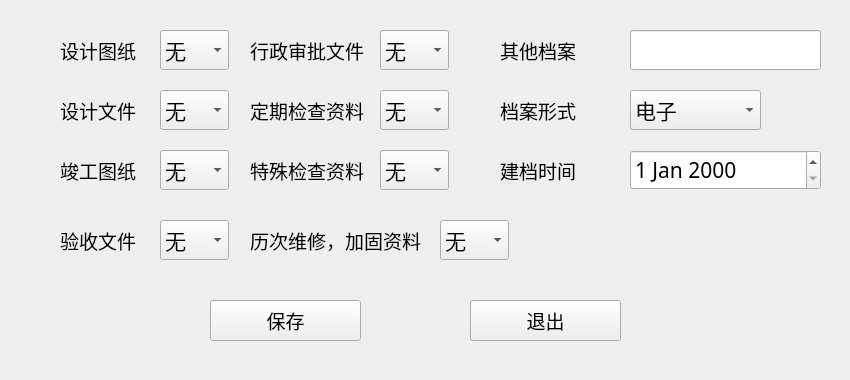
<?xml version="1.0" encoding="UTF-8"?>
<ui version="4.0">
 <class>BRDWidgetClass</class>
 <widget class="QWidget" name="BRDWidgetClass">
  <property name="geometry">
   <rect>
    <x>0</x>
    <y>0</y>
    <width>850</width>
    <height>380</height>
   </rect>
  </property>
  <property name="windowTitle">
   <string>BRDWidget</string>
  </property>
  <widget class="QLabel" name="label">
   <property name="geometry">
    <rect>
     <x>60</x>
     <y>30</y>
     <width>81</width>
     <height>41</height>
    </rect>
   </property>
   <property name="font">
    <font>
     <family>等线</family>
     <pointsize>14</pointsize>
    </font>
   </property>
   <property name="text">
    <string>设计图纸</string>
   </property>
  </widget>
  <widget class="QComboBox" name="designDrawingsOption">
   <property name="geometry">
    <rect>
     <x>160</x>
     <y>30</y>
     <width>69</width>
     <height>40</height>
    </rect>
   </property>
   <property name="font">
    <font>
     <family>等线</family>
     <pointsize>16</pointsize>
    </font>
   </property>
   <item>
    <property name="text">
     <string>无</string>
    </property>
   </item>
   <item>
    <property name="text">
     <string>不全</string>
    </property>
   </item>
   <item>
    <property name="text">
     <string>全</string>
    </property>
   </item>
  </widget>
  <widget class="QLabel" name="label_2">
   <property name="geometry">
    <rect>
     <x>60</x>
     <y>90</y>
     <width>81</width>
     <height>41</height>
    </rect>
   </property>
   <property name="font">
    <font>
     <family>等线</family>
     <pointsize>14</pointsize>
    </font>
   </property>
   <property name="text">
    <string>设计文件</string>
   </property>
  </widget>
  <widget class="QComboBox" name="designDocOption">
   <property name="geometry">
    <rect>
     <x>160</x>
     <y>90</y>
     <width>69</width>
     <height>40</height>
    </rect>
   </property>
   <property name="font">
    <font>
     <family>等线</family>
     <pointsize>16</pointsize>
    </font>
   </property>
   <item>
    <property name="text">
     <string>无</string>
    </property>
   </item>
   <item>
    <property name="text">
     <string>不全</string>
    </property>
   </item>
   <item>
    <property name="text">
     <string>全</string>
    </property>
   </item>
  </widget>
  <widget class="QLabel" name="label_3">
   <property name="geometry">
    <rect>
     <x>60</x>
     <y>150</y>
     <width>81</width>
     <height>41</height>
    </rect>
   </property>
   <property name="font">
    <font>
     <family>等线</family>
     <pointsize>14</pointsize>
    </font>
   </property>
   <property name="text">
    <string>竣工图纸</string>
   </property>
  </widget>
  <widget class="QComboBox" name="recordDrawingsOption">
   <property name="geometry">
    <rect>
     <x>160</x>
     <y>150</y>
     <width>69</width>
     <height>40</height>
    </rect>
   </property>
   <property name="font">
    <font>
     <family>等线</family>
     <pointsize>16</pointsize>
    </font>
   </property>
   <item>
    <property name="text">
     <string>无</string>
    </property>
   </item>
   <item>
    <property name="text">
     <string>不全</string>
    </property>
   </item>
   <item>
    <property name="text">
     <string>全</string>
    </property>
   </item>
  </widget>
  <widget class="QLabel" name="label_4">
   <property name="geometry">
    <rect>
     <x>60</x>
     <y>220</y>
     <width>81</width>
     <height>41</height>
    </rect>
   </property>
   <property name="font">
    <font>
     <family>等线</family>
     <pointsize>14</pointsize>
    </font>
   </property>
   <property name="text">
    <string>验收文件</string>
   </property>
  </widget>
  <widget class="QComboBox" name="acceptanceDocOption">
   <property name="geometry">
    <rect>
     <x>160</x>
     <y>220</y>
     <width>69</width>
     <height>40</height>
    </rect>
   </property>
   <property name="font">
    <font>
     <family>等线</family>
     <pointsize>16</pointsize>
    </font>
   </property>
   <item>
    <property name="text">
     <string>无</string>
    </property>
   </item>
   <item>
    <property name="text">
     <string>不全</string>
    </property>
   </item>
   <item>
    <property name="text">
     <string>全</string>
    </property>
   </item>
  </widget>
  <widget class="QLabel" name="label_5">
   <property name="geometry">
    <rect>
     <x>250</x>
     <y>30</y>
     <width>121</width>
     <height>41</height>
    </rect>
   </property>
   <property name="font">
    <font>
     <family>等线</family>
     <pointsize>14</pointsize>
    </font>
   </property>
   <property name="text">
    <string>行政审批文件</string>
   </property>
  </widget>
  <widget class="QComboBox" name="ADDocOption">
   <property name="geometry">
    <rect>
     <x>380</x>
     <y>30</y>
     <width>69</width>
     <height>40</height>
    </rect>
   </property>
   <property name="font">
    <font>
     <family>等线</family>
     <pointsize>16</pointsize>
    </font>
   </property>
   <item>
    <property name="text">
     <string>无</string>
    </property>
   </item>
   <item>
    <property name="text">
     <string>不全</string>
    </property>
   </item>
   <item>
    <property name="text">
     <string>全</string>
    </property>
   </item>
  </widget>
  <widget class="QLabel" name="label_6">
   <property name="geometry">
    <rect>
     <x>250</x>
     <y>90</y>
     <width>121</width>
     <height>41</height>
    </rect>
   </property>
   <property name="font">
    <font>
     <family>等线</family>
     <pointsize>14</pointsize>
    </font>
   </property>
   <property name="text">
    <string>定期检查资料</string>
   </property>
  </widget>
  <widget class="QComboBox" name="PMSOption">
   <property name="geometry">
    <rect>
     <x>380</x>
     <y>90</y>
     <width>69</width>
     <height>40</height>
    </rect>
   </property>
   <property name="font">
    <font>
     <family>等线</family>
     <pointsize>16</pointsize>
    </font>
   </property>
   <item>
    <property name="text">
     <string>无</string>
    </property>
   </item>
   <item>
    <property name="text">
     <string>不全</string>
    </property>
   </item>
   <item>
    <property name="text">
     <string>全</string>
    </property>
   </item>
  </widget>
  <widget class="QLabel" name="label_7">
   <property name="geometry">
    <rect>
     <x>250</x>
     <y>150</y>
     <width>121</width>
     <height>41</height>
    </rect>
   </property>
   <property name="font">
    <font>
     <family>等线</family>
     <pointsize>14</pointsize>
    </font>
   </property>
   <property name="text">
    <string>特殊检查资料</string>
   </property>
  </widget>
  <widget class="QComboBox" name="SISOption">
   <property name="geometry">
    <rect>
     <x>380</x>
     <y>150</y>
     <width>69</width>
     <height>40</height>
    </rect>
   </property>
   <property name="font">
    <font>
     <family>等线</family>
     <pointsize>16</pointsize>
    </font>
   </property>
   <item>
    <property name="text">
     <string>无</string>
    </property>
   </item>
   <item>
    <property name="text">
     <string>不全</string>
    </property>
   </item>
   <item>
    <property name="text">
     <string>全</string>
    </property>
   </item>
  </widget>
  <widget class="QLabel" name="label_8">
   <property name="geometry">
    <rect>
     <x>250</x>
     <y>220</y>
     <width>181</width>
     <height>41</height>
    </rect>
   </property>
   <property name="font">
    <font>
     <family>等线</family>
     <pointsize>14</pointsize>
    </font>
   </property>
   <property name="text">
    <string>历次维修，加固资料</string>
   </property>
  </widget>
  <widget class="QComboBox" name="RRROption">
   <property name="geometry">
    <rect>
     <x>440</x>
     <y>220</y>
     <width>69</width>
     <height>40</height>
    </rect>
   </property>
   <property name="font">
    <font>
     <family>等线</family>
     <pointsize>16</pointsize>
    </font>
   </property>
   <item>
    <property name="text">
     <string>无</string>
    </property>
   </item>
   <item>
    <property name="text">
     <string>不全</string>
    </property>
   </item>
   <item>
    <property name="text">
     <string>全</string>
    </property>
   </item>
  </widget>
  <widget class="QLabel" name="label_9">
   <property name="geometry">
    <rect>
     <x>500</x>
     <y>30</y>
     <width>121</width>
     <height>41</height>
    </rect>
   </property>
   <property name="font">
    <font>
     <family>等线</family>
     <pointsize>14</pointsize>
    </font>
   </property>
   <property name="text">
    <string>其他档案</string>
   </property>
  </widget>
  <widget class="QLineEdit" name="otherArchiveEdit">
   <property name="geometry">
    <rect>
     <x>630</x>
     <y>30</y>
     <width>191</width>
     <height>40</height>
    </rect>
   </property>
   <property name="font">
    <font>
     <family>等线</family>
     <pointsize>14</pointsize>
    </font>
   </property>
   <property name="text">
    <string/>
   </property>
  </widget>
  <widget class="QComboBox" name="archiveTypeOption">
   <property name="geometry">
    <rect>
     <x>630</x>
     <y>90</y>
     <width>131</width>
     <height>40</height>
    </rect>
   </property>
   <property name="font">
    <font>
     <family>等线</family>
     <pointsize>16</pointsize>
    </font>
   </property>
   <item>
    <property name="text">
     <string>电子</string>
    </property>
   </item>
   <item>
    <property name="text">
     <string>纸质</string>
    </property>
   </item>
  </widget>
  <widget class="QLabel" name="label_10">
   <property name="geometry">
    <rect>
     <x>500</x>
     <y>90</y>
     <width>101</width>
     <height>41</height>
    </rect>
   </property>
   <property name="font">
    <font>
     <family>等线</family>
     <pointsize>14</pointsize>
    </font>
   </property>
   <property name="text">
    <string>档案形式</string>
   </property>
  </widget>
  <widget class="QDateEdit" name="filingDateEdit">
   <property name="geometry">
    <rect>
     <x>630</x>
     <y>150</y>
     <width>191</width>
     <height>40</height>
    </rect>
   </property>
   <property name="font">
    <font>
     <family>等线</family>
     <pointsize>16</pointsize>
    </font>
   </property>
  </widget>
  <widget class="QLabel" name="label_11">
   <property name="geometry">
    <rect>
     <x>500</x>
     <y>150</y>
     <width>121</width>
     <height>41</height>
    </rect>
   </property>
   <property name="font">
    <font>
     <family>等线</family>
     <pointsize>14</pointsize>
    </font>
   </property>
   <property name="text">
    <string>建档时间</string>
   </property>
  </widget>
  <widget class="QPushButton" name="exitBtn">
   <property name="geometry">
    <rect>
     <x>470</x>
     <y>300</y>
     <width>151</width>
     <height>41</height>
    </rect>
   </property>
   <property name="font">
    <font>
     <family>等线</family>
     <pointsize>14</pointsize>
    </font>
   </property>
   <property name="text">
    <string>退出</string>
   </property>
  </widget>
  <widget class="QPushButton" name="saveBtn">
   <property name="geometry">
    <rect>
     <x>210</x>
     <y>300</y>
     <width>151</width>
     <height>41</height>
    </rect>
   </property>
   <property name="font">
    <font>
     <family>等线</family>
     <pointsize>14</pointsize>
    </font>
   </property>
   <property name="text">
    <string>保存</string>
   </property>
  </widget>
 </widget>
 <layoutdefault spacing="6" margin="11"/>
 <resources/>
 <connections/>
</ui>
